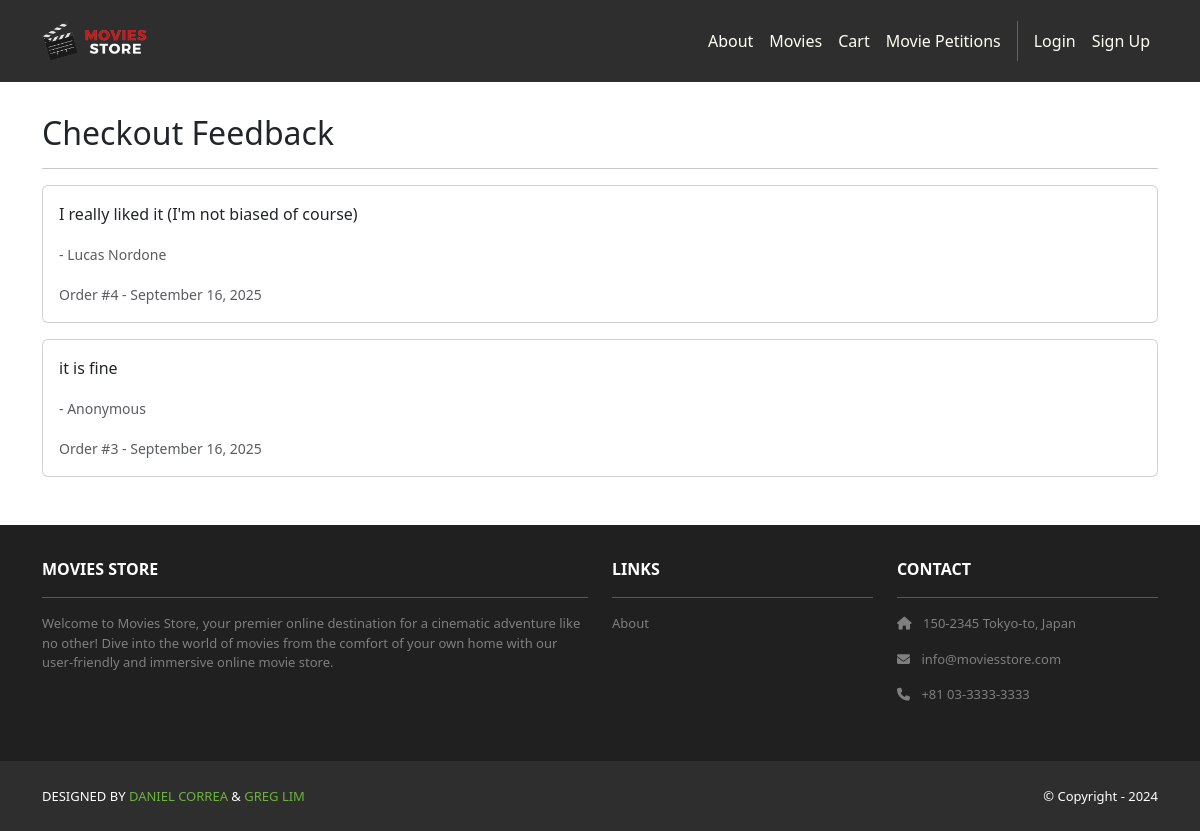
The page /cart/feedback/ on the database its author committed.
### cart/models.py (models this page shows, shortened)
class CheckoutFeedback(models.Model):
    order = models.OneToOneField('Order', on_delete=models.CASCADE)
    name = models.CharField(max_length=100, blank=True, null=True)
    feedback = models.TextField()
    created_at = models.DateTimeField(auto_now_add=True)

class Order(models.Model):
    id = models.AutoField(primary_key=True)
    total = models.IntegerField()
    date = models.DateTimeField(auto_now_add=True)
    user = models.ForeignKey(User, on_delete=models.CASCADE)

### cart/views.py (the view)
# urls.py: path('feedback/', views.view_feedback, name='cart.view_feedback'),
def view_feedback(request):
    feedback_list = CheckoutFeedback.objects.all().order_by('-created_at')
    template_data = {
        'title': 'Checkout Feedback',
        'feedback_list': feedback_list
    }
    return render(request, 'cart/feedback.html', {'template_data': template_data})

### cart/templates/cart/feedback.html
{% extends 'base.html' %}
{% block content %}
<div class="p-3">
  <div class="container">
    <div class="row mt-3">
      <div class="col mx-auto mb-3">
        <h2>Checkout Feedback</h2>
        <hr />
        {% if template_data.feedback_list %}
          {% for feedback in template_data.feedback_list %}
            <div class="card mb-3">
              <div class="card-body">
                <p class="card-text">{{ feedback.feedback }}</p>
                {% if feedback.name %}
                  <p class="card-text"><small class="text-muted">- {{ feedback.name }}</small></p>
                {% else %}
                  <p class="card-text"><small class="text-muted">- Anonymous</small></p>
                {% endif %}
                <p class="card-text"><small class="text-muted">Order #{{ feedback.order.id }} - {{ feedback.created_at|date:"F j, Y" }}</small></p>
              </div>
            </div>
          {% endfor %}
        {% else %}
          <p>No feedback submitted yet.</p>
        {% endif %}
      </div>
    </div>
  </div>
</div>
{% endblock content %}

### rows shown on the page
CheckoutFeedback: feedback "I really liked it (I'm not biased of course)", name "Lucas Nordone", order.id "4", created_at "September 16, 2025"
CheckoutFeedback: feedback "it is fine", shows "- Anonymous", order.id "3", created_at "September 16, 2025"
